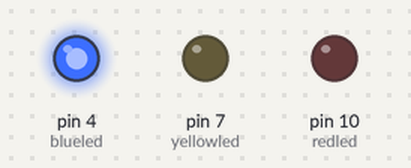
Recording of a sketch running on a simulated Arduino Uno, built with avr-gcc and run on an emulated ATmega328P. Shown: output pins drawn as LEDs (lit = HIGH).

Above: at 2.5 s.
At 5.2 s:
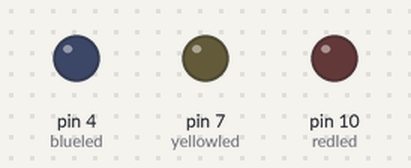
At 6.7 s:
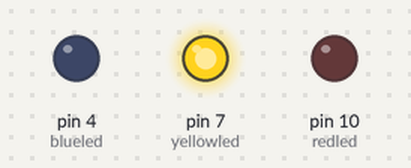
At 11.0 s:
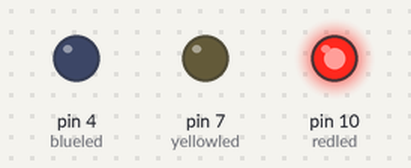
Timing chart, 0 to 17.6 s (numbered marks = the images above):
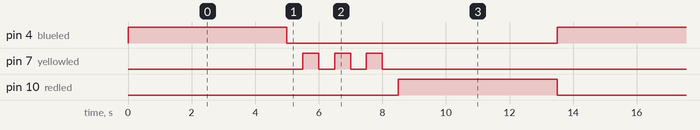

Measured:
- by itself, pin 4 (blueled), pin 10 (redled): alternates HIGH for 5.0 s and LOW for 8.5 s
- by itself, pin 7 (yellowled): repeats every 13.5 s: 2 × (LOW 0.50 s, HIGH 0.50 s), LOW 11.0 s, HIGH 0.50 s
- by itself, everything shown: repeats every 13.5 s, in 10 steps

The sketch:

Project_4__Traffic_Light.ino
```cpp
/*
 keyestudio super learning kit
 Project 4
 traffic light
 http//www.keyestudio.com
*/
int redled =10; // initialize digital pin 10.
int yellowled =7; // initialize digital pin 7.
int blueled =4; // initialize digital pin 4.
void setup()
{
pinMode(redled, OUTPUT);// set the pin with red LED as “output”
pinMode(yellowled, OUTPUT); // set the pin with yellow LED as “output”
pinMode(blueled, OUTPUT); // set the pin with blue LED as “output”
}
void loop()
{
digitalWrite(blueled, HIGH);//// turn on blue LED
delay(5000);// wait 5 seconds
digitalWrite(blueled, LOW); // turn off blue LED
for(int i=0;i<3;i++)// blinks for 3 times
{
delay(500);// wait 0.5 second
digitalWrite(yellowled, HIGH);// turn on yellow LED
delay(500);// wait 0.5 second
digitalWrite(yellowled, LOW);// turn off yellow LED
}
delay(500);// wait 0.5 second
digitalWrite(redled, HIGH);// turn on red LED
delay(5000);// wait 5 second
digitalWrite(redled, LOW);// turn off red LED
}
```
